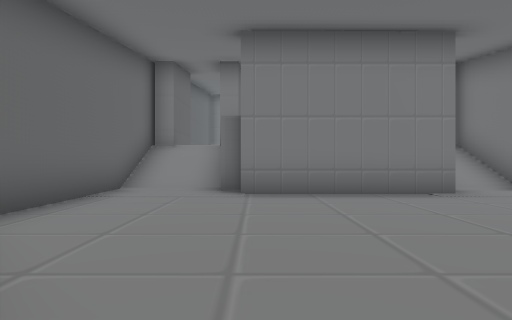
[1] (above)

15 first-person views from a walk through a 3-D level made in the Unity game engine. The camera is 1.2 m above the floor, looks level and sees 80° across. The floor is counted in squares, 2 m on a side. Each view is taken from the middle of a square. On the plan, view 1 faces up. The plan holds only what a view shows up to about 9 squares ahead; the rest is blank. The place goes on beyond the plan. The player character is not drawn.

[2]
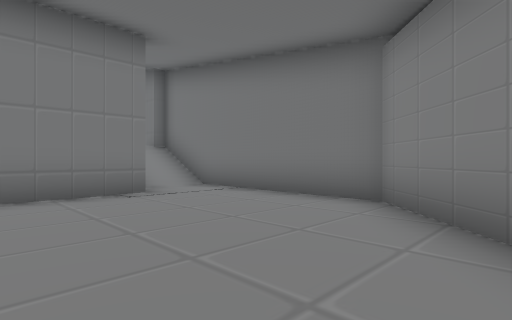

[3]
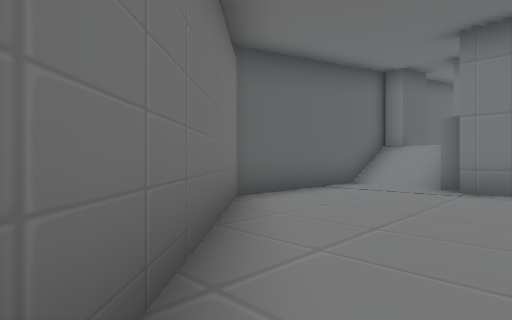

[4]
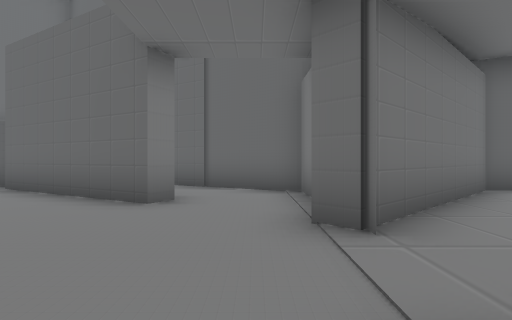

[5]
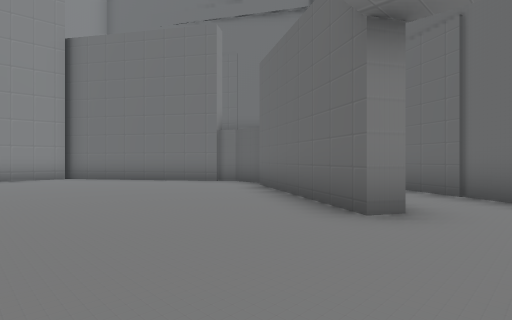

[6]
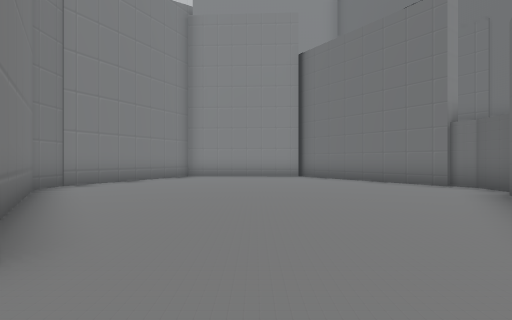

[7]
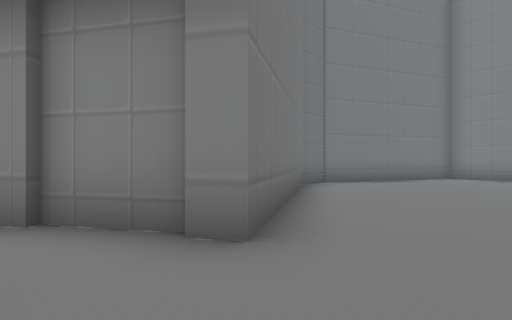

[8]
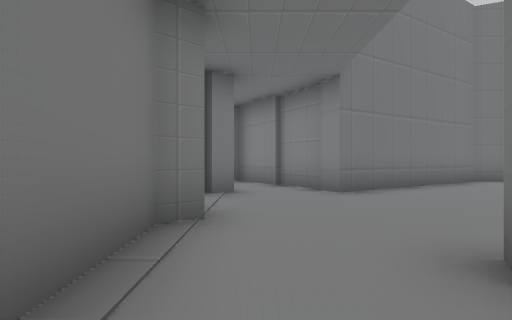

[9]
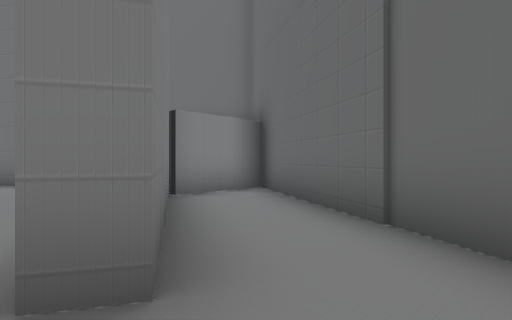

[10]
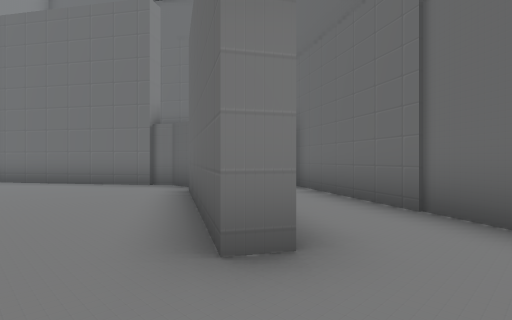

[11]
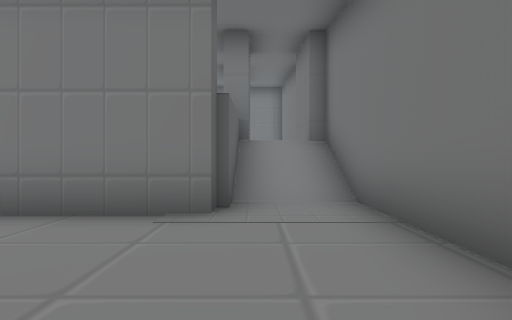

[12]
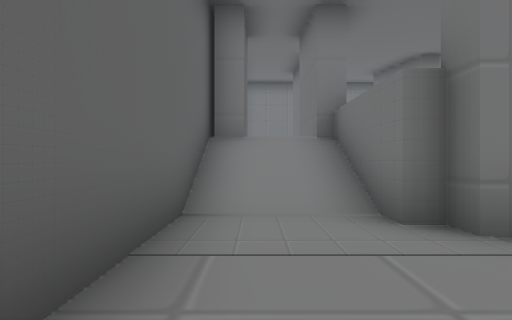

[13]
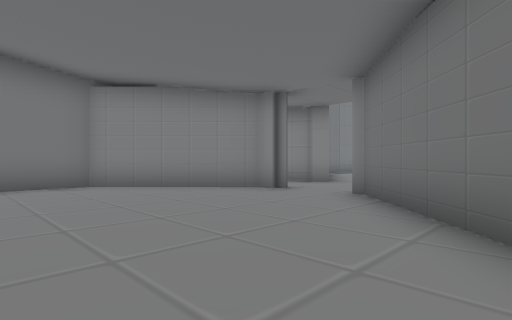

[14]
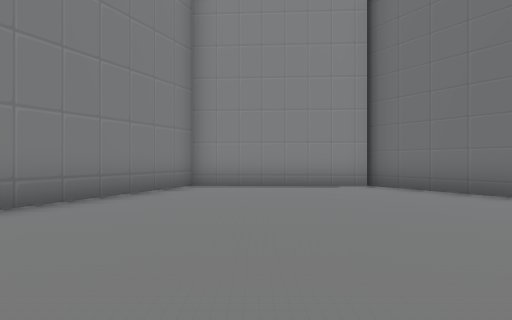

[15]
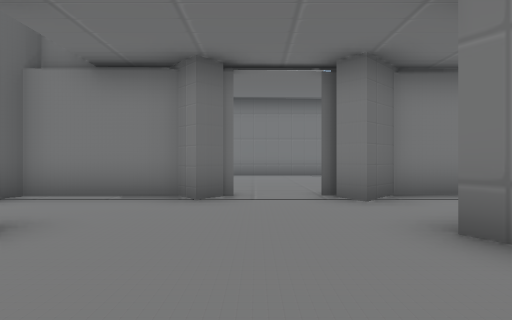

### Floor plan
Key: @ floor where view 1 was taken; # wall or solid block; x gap in a wall; . main floor; : floor 1.75 m higher than the main floor; / step, stairs or slope; ^ raised ledge; v drop or lower ground.
Columns run from 6 left of view 1 to 6 right of it. Each row starts with its distance up from view 1.
 10     v#     #
  9    #x#    x##
  8    #/:^  ^:/#
  7    #//#  #//#
  6    #..####..#
  5    #........#
  4    #........#
  3    #........#
  2    #........#
  1    ##......##
  0     ##@...##
 -1    ####..###
 -2   #........#
 -3  ##.......##
 -4  #..#....##
 -5 ##..#.....##
 -6 #..##......#
 -7 ####.......##
 -8   #.........#
 -9   #.........#
-10   ##.......##
-11    ##......#
-12     #.....##
-13     #######

Where each view was taken, in squares from view 1:
view 1: 0 up, 0 right, facing up
view 2: 0 up, 1 right, facing up-right
view 3: 1 down, 1 right, facing up-left
view 4: 2 down, 3 right, facing left
view 5: 2 down, 2 right, facing down-left
view 6: 2 down, 1 right, facing down
view 7: 2 down, 1 right, facing down-right
view 8: 2 down, 3 left, facing right
view 9: 2 down, 1 left, facing down-left
view 10: 2 down, 0 right, facing down-left
view 11: 2 up, 4 right, facing up
view 12: 3 up, 2 left, facing up
view 13: 4 up, 2 left, facing down-right
view 14: 6 down, 2 right, facing down
view 15: 6 down, 1 right, facing up
